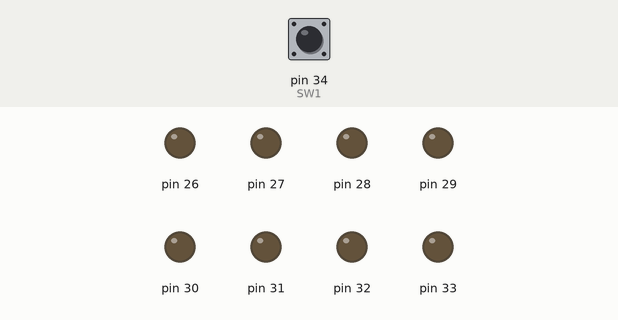
This sketch was run on a simulated Arduino Mega 2560, built with avr-gcc and run on an emulated ATmega2560. Shown: output pins drawn as LEDs (lit = HIGH). Inputs (shaded band) come from the test bench; at power-on: pin 34 (SW1) LOW. What the sketch prints to the serial monitor is not drawn.

Above: at 1.2 s.
1.3 s: pin 34 (SW1) pulled HIGH for 0.15 s
At 1.37 s:
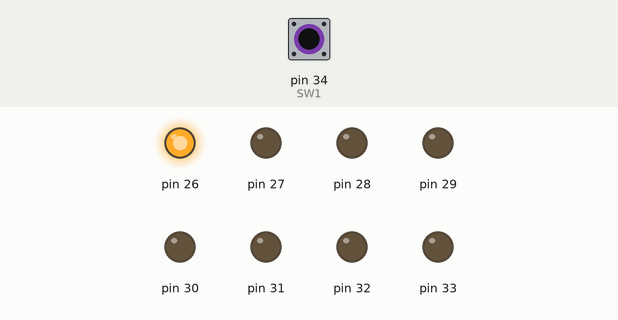
2.9 s: pin 34 (SW1) pulled HIGH for 3.2 s
At 6.5 s:
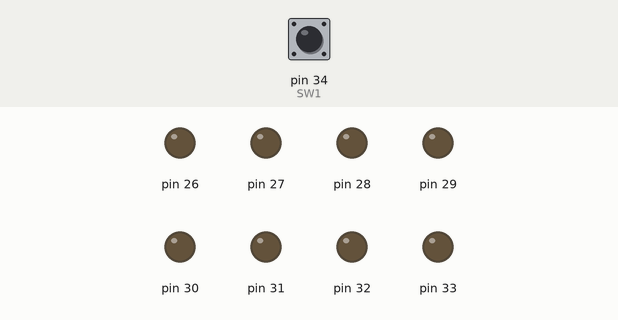
Timing chart, 0 to 8.0 s (numbered marks = the images above; inputs shaded):
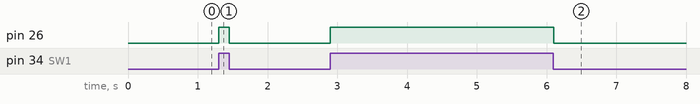

The sketch:

RESIST_TEST.ino
```cpp
#include <MsTimer2.h>

int i = 0;
int buzz = 9; // set buzzer up to D9
int buzzState = 1;
int SW1 = 34; // speed down
int SW2 = 35; // speed up
int SW3 = 36; // LED start&stop
int SW4 = 37; // LED reset
int t = 50; // initial delay

void setup() {
  DDRA = 0xF0;
  DDRC = 0xF0;
  Serial.begin(9600);
  //A4,A5,A6,A7,C7,C6,C5,C4
  pinMode(SW1, INPUT);
}

void loop() {
  led_shift();
}

void led_shift() {
  if(digitalRead(SW1) == HIGH)
      PORTA = 0x10;
      else
        PORTA = 0x00;
      Serial.println(digitalRead(SW1));


}
```

Measured:
- after the input at 1.3 s, pin 26: LOW → HIGH at once, → LOW 0.15 s later
- after the input at 2.9 s, pin 26: LOW → HIGH at once, → LOW 3.2 s later
